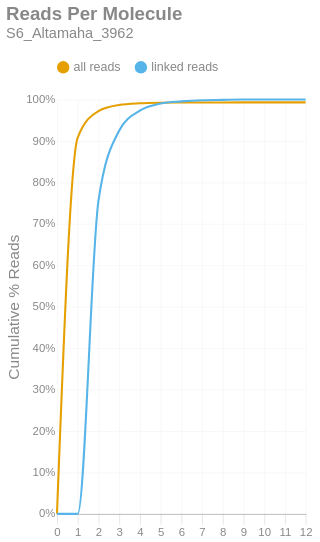

Source (notebook cell):
### Markdown cell above
### Reads per Molecule
This chart shows the cumulative distribution of the number of reads per linked molecule. That is, how many alignments are associated with a unique molecule. This excludes the number of reads associated with invalid or absent linked-read barcodes. The `linked` histogram is the percentages recalculated when disregarding singletons.

### Code cell
if SKIPLR:
    print_html(f"Skipped")
else:
    counts = np.bincount(valids['reads'].cast(pl.Int64).to_numpy())
    weighted = counts * np.arange(len(counts))
    all_perc = weighted / n_reads
    linked_perc = weighted / n_linked_reads
    linked_perc[1] = 0
    binned_df = pl.DataFrame({
        'readsper': list(range(len(counts))),
        'all reads (cumsum)': np.cumsum(all_perc).tolist(),
        'linked reads (cumsum)': np.cumsum(linked_perc).tolist(),
    })

    with SafeRender(binned_df):
        (
            density_plot(binned_df, 'Reads Per Molecule', samplename, 'readspmol')
            .encode(
                x=alt.X('readsper:O', title=None).axis(labelAngle=0).scale(padding=0),
                y=alt.Y('value:Q', title='Cumulative % Reads').axis(format='%').stack(False),
                color=alt.Color("key:N").scale(domain=["all reads", "linked reads"]),
                tooltip=[
                    alt.Tooltip("key:N", title="Data Type"),
                    alt.Tooltip("readsper:O", title="Reads Per Molecule"),
                    alt.Tooltip("value:Q", format=".2%", title="% Reads (Cum.)")
                ]            
            )
        ).display()

### Figure 1 — Vega-Lite specification as saved in the notebook (floating-point values rounded to 4 significant figures)
{"width": "container", "height": 400, "config": {"title": {"anchor": "start", "dy": -15, "fontSize": 18, "color": "#888888", "subtitleColor": "#888888", "subtitleFontSize": 14}, "arc": {"fill": "#0072B2"}, "axis": {"domainColor": "#888888", "domainWidth": 0.5, "gridWidth": 0.2, "grid": false, "titleFontWeight": 400, "titleFontSize": 15, "labelFontSize": 11, "labelColor": "#888888", "tickColor": "#888888", "tickWidth": 0.2, "titleColor": "#888888"}, "axisBand": {"grid": false}, "axisX": {"grid": true, "tickSize": 10, "domainCap": "round"}, "axisY": {"domain": false, "grid": true, "tickSize": 0, "domainCap": "round"}, "background": "transparent", "header": {"labelFontSize": 15, "labelColor": "#888888", "titleFontSize": 15, "titleFontWeight": 600, "titleColor": "#888888"}, "legend": {"labelFont": "sans-serif", "labelFontSize": 12, "labelColor": "#888888", "symbolSize": 100, "symbolType": "circle", "titleFontSize": 12, "titlePadding": 10, "titleColor": "#888888", "title": null, "orient": "top"}, "range": {"category": ["#E69F00", "#56B4E9", "#009E73", "#F0E442", "#0072B2", "#D55E00", "#CC79A7", "#000000"], "diverging": ["#cfe8f3", "#a2d4ec", "#73bfe2", "#46abdb", "#1696d2", "#12719e"]}, "area": {"fill": "#0072B2", "fillOpacity": 0.7, "line": true, "strokeOpacity": 0.7}, "line": {"color": "#0072B2", "stroke": "#0072B2", "strokeWidth": 2}, "trail": {"color": "#0072B2", "stroke": "#0072B2", "strokeWidth": 0, "size": 1}, "point": {"filled": true, "fillOpacity": 1.0, "size": 95}, "text": {"color": "#888888", "fontSize": 11, "align": "right", "fontWeight": 400, "size": 11}, "bar": {"fill": "#0072B2", "stroke": null}, "view": {"stroke": null, "continuousWidth": 660, "continuousHeight": 400}}, "data": {"name": "data-97781c348d4d855fec097c5f67818e3b"}, "mark": {"type": "line", "interpolate": "monotone", "point": {"opacity": 0, "size": 275}}, "encoding": {"color": {"field": "key", "scale": {"domain": ["all reads", "linked reads"]}, "type": "nominal"}, "tooltip": [{"field": "key", "title": "Data Type", "type": "nominal"}, {"field": "readsper", "title": "Reads Per Molecule", "type": "ordinal"}, {"field": "value", "format": ".2%", "title": "% Reads (Cum.)", "type": "quantitative"}], "x": {"axis": {"labelAngle": 0}, "field": "readsper", "scale": {"padding": 0}, "title": null, "type": "ordinal"}, "y": {"axis": {"format": "%"}, "field": "value", "stack": false, "title": "Cumulative % Reads", "type": "quantitative"}}, "params": [{"name": "param_c36ac31b6afebe62", "select": {"type": "point", "fields": ["key"]}, "bind": "legend"}], "title": {"text": "Reads Per Molecule", "subtitle": "S6_Altamaha_3962"}, "transform": [{"fold": ["all reads (cumsum)", "linked reads (cumsum)"]}, {"calculate": "replace(datum.key, ' (cumsum)', '')", "as": "key"}, {"filter": {"param": "param_c36ac31b6afebe62"}}], "usermeta": {"embedOptions": {"downloadFileName": "S6_Altamaha_3962.readspmol"}}, "$schema": "https://vega.github.io/schema/vega-lite/v6.1.0.json", "datasets": {"data-97781c348d4d855fec097c5f67818e3b": [{"readsper": 0, "all reads (cumsum)": 0.0, "linked reads (cumsum)": 0.0}, {"readsper": 1, "all reads (cumsum)": 0.9079, "linked reads (cumsum)": 0.0}, {"readsper": 2, "all reads (cumsum)": 0.9721, "linked reads (cumsum)": 0.7546}, {"readsper": 3, "all reads (cumsum)": 0.9865, "linked reads (cumsum)": 0.9246}, {"readsper": 4, "all reads (cumsum)": 0.9906, "linked reads (cumsum)": 0.9731}, {"readsper": 5, "all reads (cumsum)": 0.9921, "linked reads (cumsum)": 0.9903}, {"readsper": 6, "all reads (cumsum)": 0.9925, "linked reads (cumsum)": 0.9953}, {"readsper": 7, "all reads (cumsum)": 0.9928, "linked reads (cumsum)": 0.9981}, {"readsper": 8, "all reads (cumsum)": 0.9928, "linked reads (cumsum)": 0.999}, {"readsper": 9, "all reads (cumsum)": 0.9929, "linked reads (cumsum)": 0.9997}, {"readsper": 10, "all reads (cumsum)": 0.9929, "linked reads (cumsum)": 0.9998}, {"readsper": 11, "all reads (cumsum)": 0.9929, "linked reads (cumsum)": 0.9998}, {"readsper": 12, "all reads (cumsum)": 0.9929, "linked reads (cumsum)": 1.0}]}}
